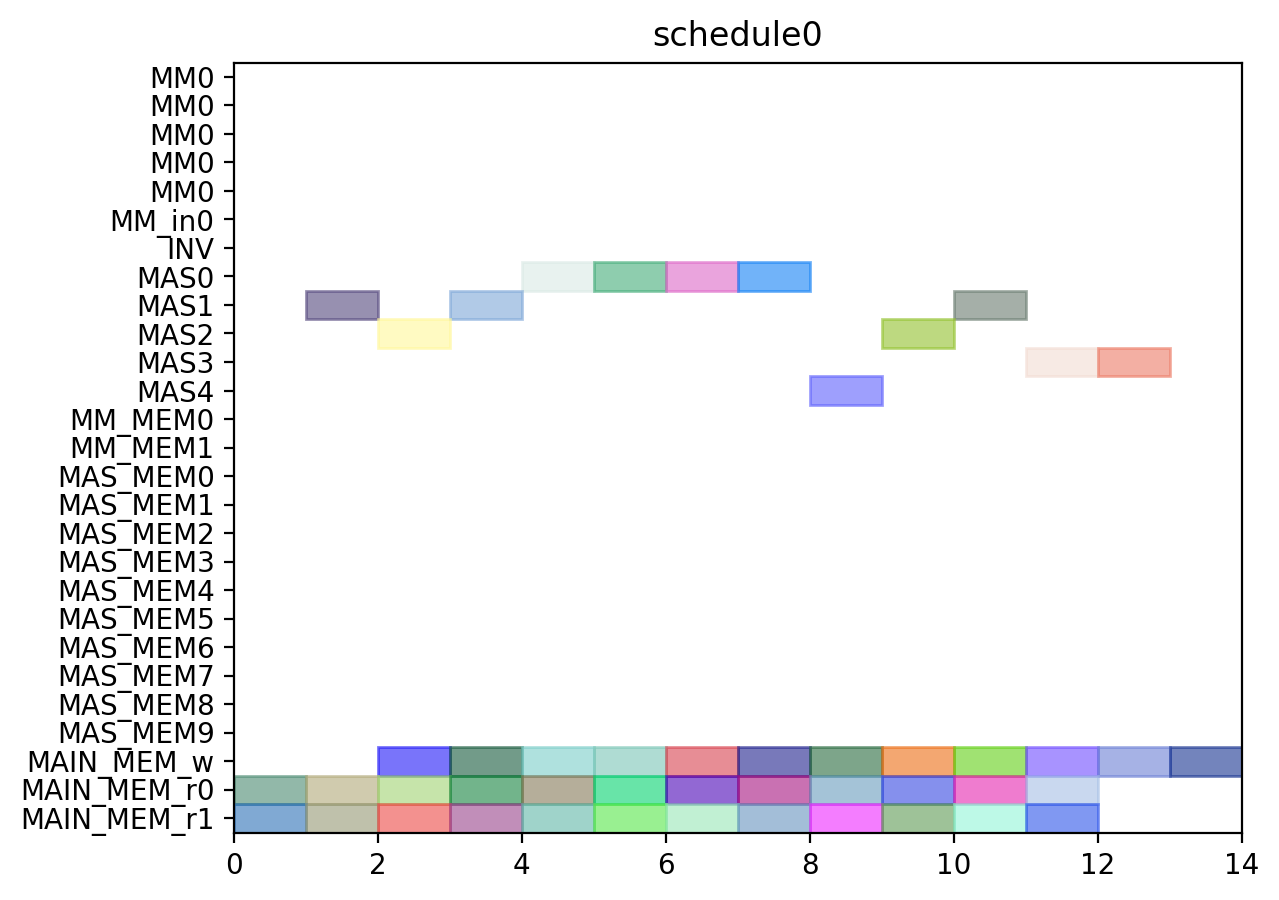

Recreate this plot in Python.
from pyschedule import Scenario, solvers, plotters, alt


def solve():
	horizon = 90
	S = Scenario("schedule0", horizon=horizon)

	# resource
	MM = S.Resources('MM', num=1, size=5)
	MM_in = S.Resources('MM_in', num=1)
	INV = S.Resource('INV')
	MAS = S.Resources('MAS', num=5, size=1, periods=range(1, horizon))
	MM_MEM = S.Resources('MM_MEM', num=2)
	MAS_MEM = S.Resources('MAS_MEM', num=10)
	MAIN_MEM_w = S.Resource('MAIN_MEM_w', size=1)
	MAIN_MEM_r = S.Resources('MAIN_MEM_r', num=2)

	# result of previous scheduling

	# new tasks
	c000 = S.Task('c000', length=1, delay_cost=1)
	c000 += alt(MAS)

	S += 0<c000

	c000_mem0 = S.Task('c000_mem0', length=1, delay_cost=1)
	c000_mem0 += MAIN_MEM_r[0]
	S += c000_mem0 <= c000

	c000_mem1 = S.Task('c000_mem1', length=1, delay_cost=1)
	c000_mem1 += MAIN_MEM_r[1]
	S += c000_mem1 <= c000

	c000_w = S.Task('c000_w', length=1, delay_cost=1)
	c000_w += alt(MAIN_MEM_w)
	S += c000 <= c000_w

	c001 = S.Task('c001', length=1, delay_cost=1)
	c001 += alt(MAS)

	S += 0<c001

	c001_mem0 = S.Task('c001_mem0', length=1, delay_cost=1)
	c001_mem0 += MAIN_MEM_r[0]
	S += c001_mem0 <= c001

	c001_mem1 = S.Task('c001_mem1', length=1, delay_cost=1)
	c001_mem1 += MAIN_MEM_r[1]
	S += c001_mem1 <= c001

	c001_w = S.Task('c001_w', length=1, delay_cost=1)
	c001_w += alt(MAIN_MEM_w)
	S += c001 <= c001_w

	c010 = S.Task('c010', length=1, delay_cost=1)
	c010 += alt(MAS)

	S += 0<c010

	c010_mem0 = S.Task('c010_mem0', length=1, delay_cost=1)
	c010_mem0 += MAIN_MEM_r[0]
	S += c010_mem0 <= c010

	c010_mem1 = S.Task('c010_mem1', length=1, delay_cost=1)
	c010_mem1 += MAIN_MEM_r[1]
	S += c010_mem1 <= c010

	c010_w = S.Task('c010_w', length=1, delay_cost=1)
	c010_w += alt(MAIN_MEM_w)
	S += c010 <= c010_w

	c011 = S.Task('c011', length=1, delay_cost=1)
	c011 += alt(MAS)

	S += 0<c011

	c011_mem0 = S.Task('c011_mem0', length=1, delay_cost=1)
	c011_mem0 += MAIN_MEM_r[0]
	S += c011_mem0 <= c011

	c011_mem1 = S.Task('c011_mem1', length=1, delay_cost=1)
	c011_mem1 += MAIN_MEM_r[1]
	S += c011_mem1 <= c011

	c011_w = S.Task('c011_w', length=1, delay_cost=1)
	c011_w += alt(MAIN_MEM_w)
	S += c011 <= c011_w

	c100 = S.Task('c100', length=1, delay_cost=1)
	c100 += alt(MAS)

	S += 0<c100

	c100_mem0 = S.Task('c100_mem0', length=1, delay_cost=1)
	c100_mem0 += MAIN_MEM_r[0]
	S += c100_mem0 <= c100

	c100_mem1 = S.Task('c100_mem1', length=1, delay_cost=1)
	c100_mem1 += MAIN_MEM_r[1]
	S += c100_mem1 <= c100

	c100_w = S.Task('c100_w', length=1, delay_cost=1)
	c100_w += alt(MAIN_MEM_w)
	S += c100 <= c100_w

	c101 = S.Task('c101', length=1, delay_cost=1)
	c101 += alt(MAS)

	S += 0<c101

	c101_mem0 = S.Task('c101_mem0', length=1, delay_cost=1)
	c101_mem0 += MAIN_MEM_r[0]
	S += c101_mem0 <= c101

	c101_mem1 = S.Task('c101_mem1', length=1, delay_cost=1)
	c101_mem1 += MAIN_MEM_r[1]
	S += c101_mem1 <= c101

	c101_w = S.Task('c101_w', length=1, delay_cost=1)
	c101_w += alt(MAIN_MEM_w)
	S += c101 <= c101_w

	c110 = S.Task('c110', length=1, delay_cost=1)
	c110 += alt(MAS)

	S += 0<c110

	c110_mem0 = S.Task('c110_mem0', length=1, delay_cost=1)
	c110_mem0 += MAIN_MEM_r[0]
	S += c110_mem0 <= c110

	c110_mem1 = S.Task('c110_mem1', length=1, delay_cost=1)
	c110_mem1 += MAIN_MEM_r[1]
	S += c110_mem1 <= c110

	c110_w = S.Task('c110_w', length=1, delay_cost=1)
	c110_w += alt(MAIN_MEM_w)
	S += c110 <= c110_w

	c111 = S.Task('c111', length=1, delay_cost=1)
	c111 += alt(MAS)

	S += 0<c111

	c111_mem0 = S.Task('c111_mem0', length=1, delay_cost=1)
	c111_mem0 += MAIN_MEM_r[0]
	S += c111_mem0 <= c111

	c111_mem1 = S.Task('c111_mem1', length=1, delay_cost=1)
	c111_mem1 += MAIN_MEM_r[1]
	S += c111_mem1 <= c111

	c111_w = S.Task('c111_w', length=1, delay_cost=1)
	c111_w += alt(MAIN_MEM_w)
	S += c111 <= c111_w

	c200 = S.Task('c200', length=1, delay_cost=1)
	c200 += alt(MAS)

	S += 0<c200

	c200_mem0 = S.Task('c200_mem0', length=1, delay_cost=1)
	c200_mem0 += MAIN_MEM_r[0]
	S += c200_mem0 <= c200

	c200_mem1 = S.Task('c200_mem1', length=1, delay_cost=1)
	c200_mem1 += MAIN_MEM_r[1]
	S += c200_mem1 <= c200

	c200_w = S.Task('c200_w', length=1, delay_cost=1)
	c200_w += alt(MAIN_MEM_w)
	S += c200 <= c200_w

	c201 = S.Task('c201', length=1, delay_cost=1)
	c201 += alt(MAS)

	S += 0<c201

	c201_mem0 = S.Task('c201_mem0', length=1, delay_cost=1)
	c201_mem0 += MAIN_MEM_r[0]
	S += c201_mem0 <= c201

	c201_mem1 = S.Task('c201_mem1', length=1, delay_cost=1)
	c201_mem1 += MAIN_MEM_r[1]
	S += c201_mem1 <= c201

	c201_w = S.Task('c201_w', length=1, delay_cost=1)
	c201_w += alt(MAIN_MEM_w)
	S += c201 <= c201_w

	c210 = S.Task('c210', length=1, delay_cost=1)
	c210 += alt(MAS)

	S += 0<c210

	c210_mem0 = S.Task('c210_mem0', length=1, delay_cost=1)
	c210_mem0 += MAIN_MEM_r[0]
	S += c210_mem0 <= c210

	c210_mem1 = S.Task('c210_mem1', length=1, delay_cost=1)
	c210_mem1 += MAIN_MEM_r[1]
	S += c210_mem1 <= c210

	c210_w = S.Task('c210_w', length=1, delay_cost=1)
	c210_w += alt(MAIN_MEM_w)
	S += c210 <= c210_w

	c211 = S.Task('c211', length=1, delay_cost=1)
	c211 += alt(MAS)

	S += 0<c211

	c211_mem0 = S.Task('c211_mem0', length=1, delay_cost=1)
	c211_mem0 += MAIN_MEM_r[0]
	S += c211_mem0 <= c211

	c211_mem1 = S.Task('c211_mem1', length=1, delay_cost=1)
	c211_mem1 += MAIN_MEM_r[1]
	S += c211_mem1 <= c211

	c211_w = S.Task('c211_w', length=1, delay_cost=1)
	c211_w += alt(MAIN_MEM_w)
	S += c211 <= c211_w

	solvers.mip.solve(S,msg=1,kind='CPLEX',ratio_gap=1.01)

	solution = [['hoge']*len(S.solution()[1]) for i in range(len(S.solution()))]
	for i in range(len(S.solution())):
		for j in range(len(S.solution()[i])):
			solution[i][j]=str(S.solution()[i][j])
	print(solution)

	cycles = int(solution[-1][3])

	pic_file_name = "/home/mfukuda/ABE/python/multiRAM_multiMAS/scheduling_result/stage5MM1_stage1MAS5/CONJ/schedule0.png"
	if(S.solution() != []):
		plotters.matplotlib.plot(S,img_filename=pic_file_name, show_task_labels=False, fig_size=(cycles*0.25+3, 5))

	return solution
